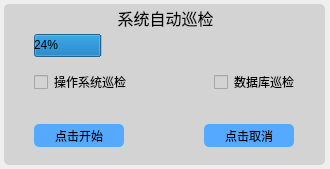
<?xml version="1.0" encoding="UTF-8"?>
<ui version="4.0">
 <class>UIAutoCheck</class>
 <widget class="QWidget" name="UIAutoCheck">
  <property name="geometry">
   <rect>
    <x>0</x>
    <y>0</y>
    <width>330</width>
    <height>169</height>
   </rect>
  </property>
  <property name="windowTitle">
   <string>系统自动巡检</string>
  </property>
  <widget class="QGroupBox" name="groupBoxAutoCheck">
   <property name="geometry">
    <rect>
     <x>4</x>
     <y>4</y>
     <width>321</width>
     <height>161</height>
    </rect>
   </property>
   <property name="font">
    <font>
     <family>黑体</family>
     <pointsize>12</pointsize>
    </font>
   </property>
   <property name="styleSheet">
    <string notr="true">border-radius:5px;
background-color:lightgray;</string>
   </property>
   <property name="title">
    <string>系统自动巡检</string>
   </property>
   <property name="alignment">
    <set>Qt::AlignCenter</set>
   </property>
   <widget class="QCheckBox" name="checkBoxServer">
    <property name="geometry">
     <rect>
      <x>30</x>
      <y>70</y>
      <width>121</width>
      <height>16</height>
     </rect>
    </property>
    <property name="styleSheet">
     <string notr="true">border-radius:5px;
font: 10pt &quot;华文中宋&quot;;
selection-background-color: rgb(0, 255, 127);</string>
    </property>
    <property name="text">
     <string>操作系统巡检</string>
    </property>
   </widget>
   <widget class="QCheckBox" name="checkBoxDatabase">
    <property name="geometry">
     <rect>
      <x>210</x>
      <y>70</y>
      <width>91</width>
      <height>16</height>
     </rect>
    </property>
    <property name="styleSheet">
     <string notr="true">border-radius:5px;
font: 10pt &quot;华文中宋&quot;;
selection-background-color: rgb(0, 255, 127);</string>
    </property>
    <property name="text">
     <string>数据库巡检</string>
    </property>
   </widget>
   <widget class="QProgressBar" name="progressBar">
    <property name="geometry">
     <rect>
      <x>30</x>
      <y>30</y>
      <width>281</width>
      <height>23</height>
     </rect>
    </property>
    <property name="value">
     <number>24</number>
    </property>
    <property name="alignment">
     <set>Qt::AlignJustify|Qt::AlignVCenter</set>
    </property>
   </widget>
   <widget class="QPushButton" name="pushButtonScan">
    <property name="geometry">
     <rect>
      <x>30</x>
      <y>120</y>
      <width>90</width>
      <height>23</height>
     </rect>
    </property>
    <property name="styleSheet">
     <string notr="true">border-radius:5px;
background-color: rgb(85, 170, 255);
font: 11pt &quot;微软雅黑&quot;;</string>
    </property>
    <property name="text">
     <string>点击开始</string>
    </property>
   </widget>
   <widget class="QPushButton" name="pushButtonCance">
    <property name="geometry">
     <rect>
      <x>200</x>
      <y>120</y>
      <width>90</width>
      <height>23</height>
     </rect>
    </property>
    <property name="styleSheet">
     <string notr="true">border-radius:5px;
background-color: rgb(85, 170, 255);
font: 11pt &quot;微软雅黑&quot;;</string>
    </property>
    <property name="text">
     <string>点击取消</string>
    </property>
   </widget>
  </widget>
 </widget>
 <resources/>
 <connections/>
</ui>
